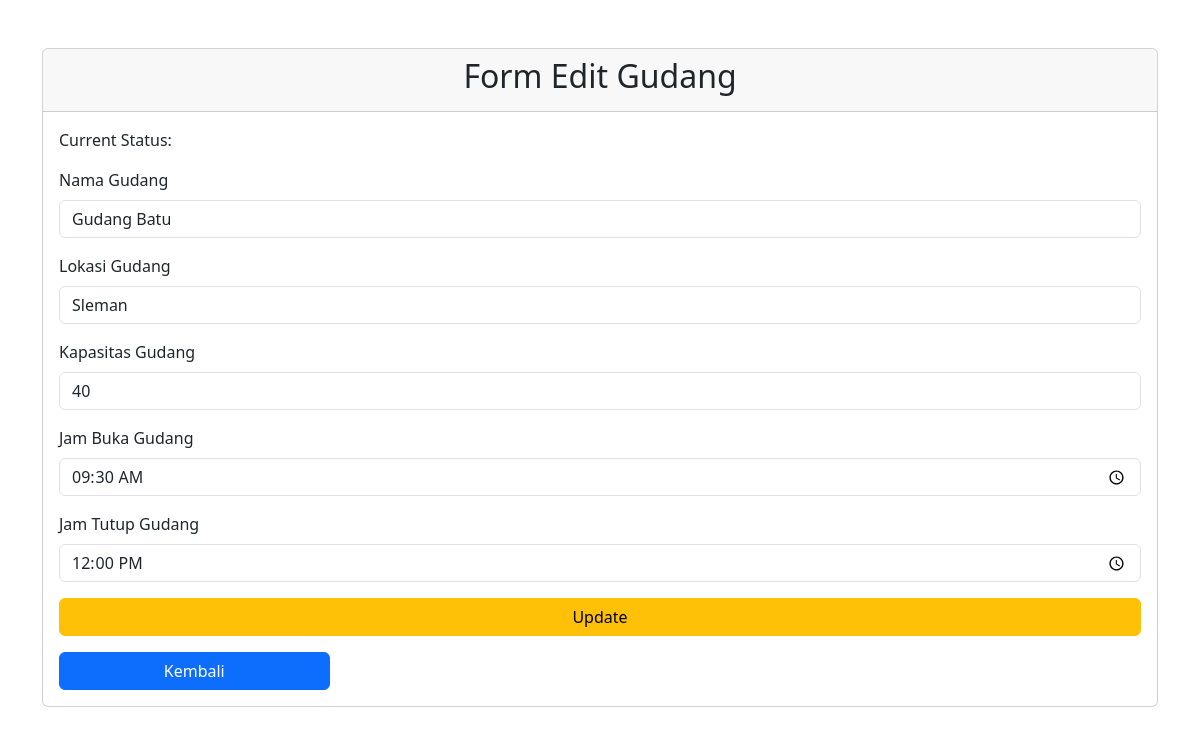
The app's page /edit.php?id=34 with its own data.
### tables this page shows
CREATE TABLE `gudang` (
  `id` int(11) NOT NULL,
  `name` varchar(255) NOT NULL,
  `location` varchar(255) NOT NULL,
  `capacity` int(11) NOT NULL,
  `status` enum('Aktif','Tidak_Aktif') NOT NULL,
  `opening_hour` time NOT NULL,
  `closing_hour` time NOT NULL
);

### gudang.php (called while the page is built, shortened)
<?php
class Gudang{
    private $conn;
    private $table_name = "gudang";
    public $id;
    public function __construct($db){
        $this->conn = $db;
    }
    public function ambildata($id){
        $stmt = $this->conn->prepare("SELECT id , name, location, capacity, status, opening_hour, closing_hour FROM ".$this->table_name. " WHERE id=:id");
        $stmt->bindParam(':id',$this->id);
        $stmt->execute();
        return $stmt;
    }
}
?>

### edit.php (the view, shortened to what this page needs)
<?php
require_once 'gudang.php';
$database = new Database();
$db= $database->getConnection();
$gudang = new Gudang($db);
if(isset($_GET['id'])){
    $gudang->id= $_GET['id'];
}
if($_SERVER['REQUEST_METHOD'] == 'POST'){
    $gudang->name = $_POST['name'];
    $gudang->location = $_POST['location'];
    $gudang->capacity = $_POST['capacity'];
    $gudang->status = $_POST['status'];
    $gudang->opening_hour = $_POST['opening_hour'];
    $gudang->closing_hour = $_POST['closing_hour'];
    var_dump($gudang->status);
    if($gudang->update()){
        $_SESSION['message'] = "Data berhasil Diupdate.";
        $_SESSION['type'] = "success";
        header("Location: index.php");
        exit;
    }else{
        $_SESSION['message'] = "Data gagal Diupdate.";
        $_SESSION['type'] = "danger";
    }
}else{
    $stmt = $gudang->ambildata($gudang->id);
    $data = $stmt->fetch(PDO::FETCH_ASSOC);
    $gudang->name = $data['name'];
    $gudang->location = $data['location'];
    $gudang->capacity= $data['capacity'];
    $gudang->opening_hour = $data['opening_hour'];
    $gudang->closing_hour = $data['closing_hour'];
}
?>
<!DOCTYPE html>
<html lang="en">
<head>
    <link href="https://cdn.jsdelivr.net/npm/bootstrap@5.3.0-alpha1/dist/css/bootstrap.min.css" rel="stylesheet">
</head>
<body>
    <div class="container mt-5">
        <div class="card">
            <div class="card-header text-center">
                <h2>Form Edit Gudang</h2>
            </div>
            <div class="card-body">
                <?php echo 'Current Status: ' . $gudang->status; ?>
                <form action="edit.php?id=<?= $gudang->id?>" method="POST">
                    <div class="mt-3">
                        <label for="name" class="form-label">Nama Gudang</label><br>
                        <input type="text" name="name" id="name" class="form-control" value="<?php echo $gudang->name;?>" required>
                    </div>
                    <div class="mt-3">
                        <label for="location" class="form-label">Lokasi Gudang</label><br>
                        <input type="text" name="location" id="location" class="form-control" value="<?php echo $gudang->location;?>" required>
                    </div>
                    <div class="mt-3">
                        <label for="capacity" class="form-label">Kapasitas Gudang</label><br>
                        <input type="number" name="capacity" id="capacity" class="form-control" value="<?php echo $gudang->capacity;?>" required>
                    </div>
                    <div class="mt-3">
                        <label for="opening_hour" class="form-label">Jam Buka Gudang</label><br>
                        <input type="time" name="opening_hour" id="opening_hour" class="form-control" value="<?php echo $gudang->opening_hour;?>" required>
                    </div>
                    <div class="mt-3">
                        <label for="closing_hour" class="form-label" >Jam Tutup Gudang</label><br>
                        <input type="time" name="closing_hour" id="closing_hour" class="form-control" value="<?php echo $gudang->closing_hour;?>" required>
                    </div>
                    <div class="mt-3">
                        <button type="submit" class="btn btn-warning w-100">Update</button>
                    </div>
                    <div class="mt-3">
                        <a href="index.php" class="btn btn-primary w-25">Kembali</a>
                    </div>
                </form>
            </div>
        </div>
    </div>
</body>
</html>

### records on screen
gudang: name "Gudang Batu", location "Sleman", capacity "40", opening_hour "09:30:00", closing_hour "12:00:00"
